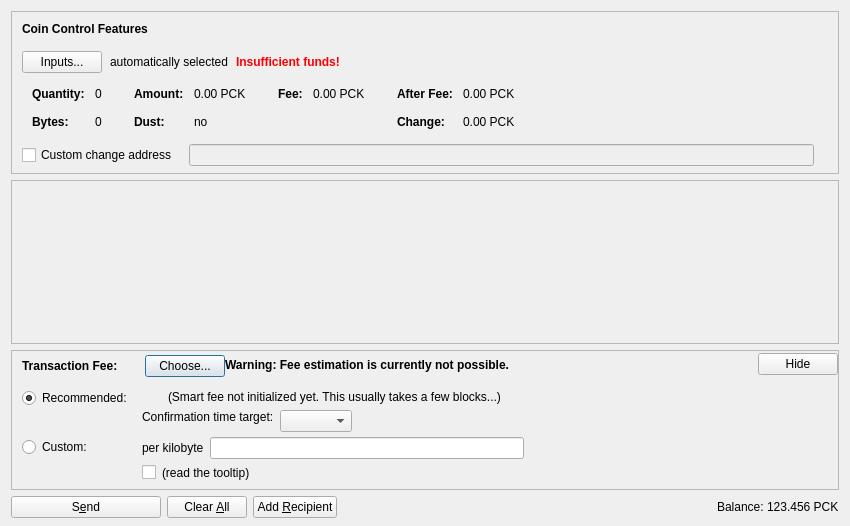
<?xml version="1.0" encoding="UTF-8"?>
<ui version="4.0">
 <class>SendCoinsDialog</class>
 <widget class="QDialog" name="SendCoinsDialog">
  <property name="geometry">
   <rect>
    <x>0</x>
    <y>0</y>
    <width>850</width>
    <height>526</height>
   </rect>
  </property>
  <property name="windowTitle">
   <string>Send Coins</string>
  </property>
  <layout class="QVBoxLayout" name="verticalLayout" stretch="0,1,0,0">
   <property name="bottomMargin">
    <number>8</number>
   </property>
   <item>
    <widget class="QFrame" name="frameCoinControl">
     <property name="sizePolicy">
      <sizepolicy hsizetype="Expanding" vsizetype="Expanding">
       <horstretch>0</horstretch>
       <verstretch>0</verstretch>
      </sizepolicy>
     </property>
     <property name="maximumSize">
      <size>
       <width>16777215</width>
       <height>16777215</height>
      </size>
     </property>
     <property name="frameShape">
      <enum>QFrame::StyledPanel</enum>
     </property>
     <property name="frameShadow">
      <enum>QFrame::Sunken</enum>
     </property>
     <layout class="QVBoxLayout" name="verticalLayoutCoinControl2">
      <property name="spacing">
       <number>0</number>
      </property>
      <property name="leftMargin">
       <number>0</number>
      </property>
      <property name="topMargin">
       <number>0</number>
      </property>
      <property name="rightMargin">
       <number>0</number>
      </property>
      <property name="bottomMargin">
       <number>6</number>
      </property>
      <item>
       <layout class="QVBoxLayout" name="verticalLayoutCoinControl" stretch="0,0,0,0,1">
        <property name="spacing">
         <number>0</number>
        </property>
        <property name="leftMargin">
         <number>10</number>
        </property>
        <property name="topMargin">
         <number>10</number>
        </property>
        <item>
         <layout class="QHBoxLayout" name="horizontalLayoutCoinControl1">
          <property name="bottomMargin">
           <number>15</number>
          </property>
          <item>
           <widget class="QLabel" name="labelCoinControlFeatures">
            <property name="sizePolicy">
             <sizepolicy hsizetype="Preferred" vsizetype="Maximum">
              <horstretch>0</horstretch>
              <verstretch>0</verstretch>
             </sizepolicy>
            </property>
            <property name="font">
             <font>
              <weight>75</weight>
              <bold>true</bold>
             </font>
            </property>
            <property name="styleSheet">
             <string notr="true">font-weight:bold;</string>
            </property>
            <property name="text">
             <string>Coin Control Features</string>
            </property>
           </widget>
          </item>
         </layout>
        </item>
        <item>
         <layout class="QHBoxLayout" name="horizontalLayoutCoinControl2" stretch="0,0,0,0">
          <property name="spacing">
           <number>8</number>
          </property>
          <property name="bottomMargin">
           <number>10</number>
          </property>
          <item>
           <widget class="QPushButton" name="pushButtonCoinControl">
            <property name="styleSheet">
             <string notr="true"/>
            </property>
            <property name="text">
             <string>Inputs...</string>
            </property>
            <property name="autoDefault">
             <bool>false</bool>
            </property>
           </widget>
          </item>
          <item>
           <widget class="QLabel" name="labelCoinControlAutomaticallySelected">
            <property name="text">
             <string>automatically selected</string>
            </property>
            <property name="margin">
             <number>5</number>
            </property>
           </widget>
          </item>
          <item>
           <widget class="QLabel" name="labelCoinControlInsuffFunds">
            <property name="font">
             <font>
              <weight>75</weight>
              <bold>true</bold>
             </font>
            </property>
            <property name="styleSheet">
             <string notr="true">color:red;font-weight:bold;</string>
            </property>
            <property name="text">
             <string>Insufficient funds!</string>
            </property>
            <property name="margin">
             <number>5</number>
            </property>
           </widget>
          </item>
          <item>
           <spacer name="horizontalSpacerCoinControl">
            <property name="orientation">
             <enum>Qt::Horizontal</enum>
            </property>
            <property name="sizeHint" stdset="0">
             <size>
              <width>40</width>
              <height>1</height>
             </size>
            </property>
           </spacer>
          </item>
         </layout>
        </item>
        <item>
         <widget class="QWidget" name="widgetCoinControl" native="true">
          <property name="sizePolicy">
           <sizepolicy hsizetype="Preferred" vsizetype="Preferred">
            <horstretch>0</horstretch>
            <verstretch>0</verstretch>
           </sizepolicy>
          </property>
          <property name="minimumSize">
           <size>
            <width>0</width>
            <height>0</height>
           </size>
          </property>
          <property name="styleSheet">
           <string notr="true"/>
          </property>
          <layout class="QHBoxLayout" name="horizontalLayoutCoinControl5">
           <property name="leftMargin">
            <number>0</number>
           </property>
           <property name="topMargin">
            <number>0</number>
           </property>
           <property name="rightMargin">
            <number>0</number>
           </property>
           <property name="bottomMargin">
            <number>0</number>
           </property>
           <item>
            <layout class="QHBoxLayout" name="horizontalLayoutCoinControl3" stretch="0,0,0,1">
             <property name="spacing">
              <number>20</number>
             </property>
             <property name="topMargin">
              <number>0</number>
             </property>
             <property name="bottomMargin">
              <number>10</number>
             </property>
             <item>
              <layout class="QFormLayout" name="formLayoutCoinControl1">
               <property name="horizontalSpacing">
                <number>10</number>
               </property>
               <property name="verticalSpacing">
                <number>14</number>
               </property>
               <property name="leftMargin">
                <number>10</number>
               </property>
               <property name="topMargin">
                <number>4</number>
               </property>
               <property name="rightMargin">
                <number>6</number>
               </property>
               <item row="0" column="0">
                <widget class="QLabel" name="labelCoinControlQuantityText">
                 <property name="font">
                  <font>
                   <weight>75</weight>
                   <bold>true</bold>
                  </font>
                 </property>
                 <property name="text">
                  <string>Quantity:</string>
                 </property>
                 <property name="margin">
                  <number>0</number>
                 </property>
                </widget>
               </item>
               <item row="0" column="1">
                <widget class="QLabel" name="labelCoinControlQuantity">
                 <property name="cursor">
                  <cursorShape>IBeamCursor</cursorShape>
                 </property>
                 <property name="contextMenuPolicy">
                  <enum>Qt::ActionsContextMenu</enum>
                 </property>
                 <property name="text">
                  <string notr="true">0</string>
                 </property>
                 <property name="margin">
                  <number>0</number>
                 </property>
                 <property name="textInteractionFlags">
                  <set>Qt::LinksAccessibleByMouse|Qt::TextSelectableByKeyboard|Qt::TextSelectableByMouse</set>
                 </property>
                </widget>
               </item>
               <item row="1" column="0">
                <widget class="QLabel" name="labelCoinControlBytesText">
                 <property name="font">
                  <font>
                   <weight>75</weight>
                   <bold>true</bold>
                  </font>
                 </property>
                 <property name="text">
                  <string>Bytes:</string>
                 </property>
                </widget>
               </item>
               <item row="1" column="1">
                <widget class="QLabel" name="labelCoinControlBytes">
                 <property name="cursor">
                  <cursorShape>IBeamCursor</cursorShape>
                 </property>
                 <property name="contextMenuPolicy">
                  <enum>Qt::ActionsContextMenu</enum>
                 </property>
                 <property name="text">
                  <string notr="true">0</string>
                 </property>
                 <property name="textInteractionFlags">
                  <set>Qt::LinksAccessibleByMouse|Qt::TextSelectableByKeyboard|Qt::TextSelectableByMouse</set>
                 </property>
                </widget>
               </item>
              </layout>
             </item>
             <item>
              <layout class="QFormLayout" name="formLayoutCoinControl2">
               <property name="horizontalSpacing">
                <number>10</number>
               </property>
               <property name="verticalSpacing">
                <number>14</number>
               </property>
               <property name="leftMargin">
                <number>6</number>
               </property>
               <property name="topMargin">
                <number>4</number>
               </property>
               <property name="rightMargin">
                <number>6</number>
               </property>
               <item row="0" column="0">
                <widget class="QLabel" name="labelCoinControlAmountText">
                 <property name="font">
                  <font>
                   <weight>75</weight>
                   <bold>true</bold>
                  </font>
                 </property>
                 <property name="text">
                  <string>Amount:</string>
                 </property>
                 <property name="margin">
                  <number>0</number>
                 </property>
                </widget>
               </item>
               <item row="0" column="1">
                <widget class="QLabel" name="labelCoinControlAmount">
                 <property name="cursor">
                  <cursorShape>IBeamCursor</cursorShape>
                 </property>
                 <property name="contextMenuPolicy">
                  <enum>Qt::ActionsContextMenu</enum>
                 </property>
                 <property name="text">
                  <string notr="true">0.00 PCK</string>
                 </property>
                 <property name="textInteractionFlags">
                  <set>Qt::LinksAccessibleByMouse|Qt::TextSelectableByKeyboard|Qt::TextSelectableByMouse</set>
                 </property>
                </widget>
               </item>
               <item row="1" column="0">
                <widget class="QLabel" name="labelCoinControlLowOutputText">
                 <property name="font">
                  <font>
                   <weight>75</weight>
                   <bold>true</bold>
                  </font>
                 </property>
                 <property name="text">
                  <string>Dust:</string>
                 </property>
                </widget>
               </item>
               <item row="1" column="1">
                <widget class="QLabel" name="labelCoinControlLowOutput">
                 <property name="cursor">
                  <cursorShape>IBeamCursor</cursorShape>
                 </property>
                 <property name="contextMenuPolicy">
                  <enum>Qt::ActionsContextMenu</enum>
                 </property>
                 <property name="text">
                  <string notr="true">no</string>
                 </property>
                 <property name="textInteractionFlags">
                  <set>Qt::LinksAccessibleByMouse|Qt::TextSelectableByKeyboard|Qt::TextSelectableByMouse</set>
                 </property>
                </widget>
               </item>
              </layout>
             </item>
             <item>
              <layout class="QFormLayout" name="formLayoutCoinControl3">
               <property name="horizontalSpacing">
                <number>10</number>
               </property>
               <property name="verticalSpacing">
                <number>14</number>
               </property>
               <property name="leftMargin">
                <number>6</number>
               </property>
               <property name="topMargin">
                <number>4</number>
               </property>
               <property name="rightMargin">
                <number>6</number>
               </property>
               <item row="0" column="0">
                <widget class="QLabel" name="labelCoinControlFeeText">
                 <property name="font">
                  <font>
                   <weight>75</weight>
                   <bold>true</bold>
                  </font>
                 </property>
                 <property name="text">
                  <string>Fee:</string>
                 </property>
                 <property name="margin">
                  <number>0</number>
                 </property>
                </widget>
               </item>
               <item row="0" column="1">
                <widget class="QLabel" name="labelCoinControlFee">
                 <property name="cursor">
                  <cursorShape>IBeamCursor</cursorShape>
                 </property>
                 <property name="contextMenuPolicy">
                  <enum>Qt::ActionsContextMenu</enum>
                 </property>
                 <property name="text">
                  <string notr="true">0.00 PCK</string>
                 </property>
                 <property name="textInteractionFlags">
                  <set>Qt::LinksAccessibleByMouse|Qt::TextSelectableByKeyboard|Qt::TextSelectableByMouse</set>
                 </property>
                </widget>
               </item>
              </layout>
             </item>
             <item>
              <layout class="QFormLayout" name="formLayoutCoinControl4">
               <property name="horizontalSpacing">
                <number>10</number>
               </property>
               <property name="verticalSpacing">
                <number>14</number>
               </property>
               <property name="leftMargin">
                <number>6</number>
               </property>
               <property name="topMargin">
                <number>4</number>
               </property>
               <property name="rightMargin">
                <number>6</number>
               </property>
               <item row="0" column="0">
                <widget class="QLabel" name="labelCoinControlAfterFeeText">
                 <property name="font">
                  <font>
                   <weight>75</weight>
                   <bold>true</bold>
                  </font>
                 </property>
                 <property name="text">
                  <string>After Fee:</string>
                 </property>
                 <property name="margin">
                  <number>0</number>
                 </property>
                </widget>
               </item>
               <item row="0" column="1">
                <widget class="QLabel" name="labelCoinControlAfterFee">
                 <property name="cursor">
                  <cursorShape>IBeamCursor</cursorShape>
                 </property>
                 <property name="contextMenuPolicy">
                  <enum>Qt::ActionsContextMenu</enum>
                 </property>
                 <property name="text">
                  <string notr="true">0.00 PCK</string>
                 </property>
                 <property name="textInteractionFlags">
                  <set>Qt::LinksAccessibleByMouse|Qt::TextSelectableByKeyboard|Qt::TextSelectableByMouse</set>
                 </property>
                </widget>
               </item>
               <item row="1" column="0">
                <widget class="QLabel" name="labelCoinControlChangeText">
                 <property name="font">
                  <font>
                   <weight>75</weight>
                   <bold>true</bold>
                  </font>
                 </property>
                 <property name="text">
                  <string>Change:</string>
                 </property>
                </widget>
               </item>
               <item row="1" column="1">
                <widget class="QLabel" name="labelCoinControlChange">
                 <property name="cursor">
                  <cursorShape>IBeamCursor</cursorShape>
                 </property>
                 <property name="contextMenuPolicy">
                  <enum>Qt::ActionsContextMenu</enum>
                 </property>
                 <property name="text">
                  <string notr="true">0.00 PCK</string>
                 </property>
                 <property name="textInteractionFlags">
                  <set>Qt::LinksAccessibleByMouse|Qt::TextSelectableByKeyboard|Qt::TextSelectableByMouse</set>
                 </property>
                </widget>
               </item>
              </layout>
             </item>
            </layout>
           </item>
          </layout>
         </widget>
        </item>
        <item>
         <layout class="QHBoxLayout" name="horizontalLayoutCoinControl4" stretch="0,0,0">
          <property name="spacing">
           <number>12</number>
          </property>
          <property name="sizeConstraint">
           <enum>QLayout::SetDefaultConstraint</enum>
          </property>
          <property name="topMargin">
           <number>5</number>
          </property>
          <property name="rightMargin">
           <number>5</number>
          </property>
          <item>
           <widget class="QCheckBox" name="checkBoxCoinControlChange">
            <property name="toolTip">
             <string>If this is activated, but the change address is empty or invalid, change will be sent to a newly generated address.</string>
            </property>
            <property name="text">
             <string>Custom change address</string>
            </property>
           </widget>
          </item>
          <item>
           <widget class="QValidatedLineEdit" name="lineEditCoinControlChange">
            <property name="enabled">
             <bool>false</bool>
            </property>
            <property name="sizePolicy">
             <sizepolicy hsizetype="Expanding" vsizetype="Fixed">
              <horstretch>0</horstretch>
              <verstretch>0</verstretch>
             </sizepolicy>
            </property>
           </widget>
          </item>
          <item>
           <widget class="QLabel" name="labelCoinControlChangeLabel">
            <property name="sizePolicy">
             <sizepolicy hsizetype="Preferred" vsizetype="Expanding">
              <horstretch>0</horstretch>
              <verstretch>0</verstretch>
             </sizepolicy>
            </property>
            <property name="minimumSize">
             <size>
              <width>0</width>
              <height>0</height>
             </size>
            </property>
            <property name="text">
             <string/>
            </property>
            <property name="margin">
             <number>3</number>
            </property>
           </widget>
          </item>
         </layout>
        </item>
        <item>
         <spacer name="verticalSpacerCoinControl">
          <property name="orientation">
           <enum>Qt::Vertical</enum>
          </property>
          <property name="sizeHint" stdset="0">
           <size>
            <width>800</width>
            <height>1</height>
           </size>
          </property>
         </spacer>
        </item>
       </layout>
      </item>
     </layout>
    </widget>
   </item>
   <item>
    <widget class="QScrollArea" name="scrollArea">
     <property name="widgetResizable">
      <bool>true</bool>
     </property>
     <widget class="QWidget" name="scrollAreaWidgetContents">
      <property name="geometry">
       <rect>
        <x>0</x>
        <y>0</y>
        <width>830</width>
        <height>104</height>
       </rect>
      </property>
      <layout class="QVBoxLayout" name="verticalLayout_2" stretch="0,1">
       <property name="leftMargin">
        <number>0</number>
       </property>
       <property name="topMargin">
        <number>0</number>
       </property>
       <property name="rightMargin">
        <number>0</number>
       </property>
       <property name="bottomMargin">
        <number>0</number>
       </property>
       <item>
        <layout class="QVBoxLayout" name="entries">
         <property name="spacing">
          <number>6</number>
         </property>
        </layout>
       </item>
       <item>
        <spacer name="verticalSpacer">
         <property name="orientation">
          <enum>Qt::Vertical</enum>
         </property>
         <property name="sizeHint" stdset="0">
          <size>
           <width>20</width>
           <height>40</height>
          </size>
         </property>
        </spacer>
       </item>
      </layout>
     </widget>
    </widget>
   </item>
   <item>
    <widget class="QFrame" name="frameFee">
     <property name="sizePolicy">
      <sizepolicy hsizetype="Expanding" vsizetype="Expanding">
       <horstretch>0</horstretch>
       <verstretch>0</verstretch>
      </sizepolicy>
     </property>
     <property name="maximumSize">
      <size>
       <width>16777215</width>
       <height>16777215</height>
      </size>
     </property>
     <property name="frameShape">
      <enum>QFrame::StyledPanel</enum>
     </property>
     <property name="frameShadow">
      <enum>QFrame::Sunken</enum>
     </property>
     <layout class="QVBoxLayout" name="verticalLayoutFee1">
      <property name="spacing">
       <number>0</number>
      </property>
      <property name="leftMargin">
       <number>0</number>
      </property>
      <property name="topMargin">
       <number>0</number>
      </property>
      <property name="rightMargin">
       <number>0</number>
      </property>
      <property name="bottomMargin">
       <number>0</number>
      </property>
      <item>
       <layout class="QVBoxLayout" name="verticalLayoutFee2" stretch="0,0,0">
        <property name="spacing">
         <number>0</number>
        </property>
        <property name="leftMargin">
         <number>10</number>
        </property>
        <property name="topMargin">
         <number>0</number>
        </property>
        <item>
         <layout class="QHBoxLayout" name="horizontalLayoutFee1">
          <property name="bottomMargin">
           <number>0</number>
          </property>
          <item>
           <layout class="QVBoxLayout" name="verticalLayoutFee7">
            <property name="spacing">
             <number>0</number>
            </property>
            <item>
             <spacer name="verticalSpacerSmartFee">
              <property name="orientation">
               <enum>Qt::Vertical</enum>
              </property>
              <property name="sizeType">
               <enum>QSizePolicy::Fixed</enum>
              </property>
              <property name="sizeHint" stdset="0">
               <size>
                <width>1</width>
                <height>4</height>
               </size>
              </property>
             </spacer>
            </item>
            <item>
             <layout class="QHBoxLayout" name="horizontalLayoutSmartFee">
              <property name="spacing">
               <number>10</number>
              </property>
              <item>
               <widget class="QLabel" name="labelFeeHeadline">
                <property name="sizePolicy">
                 <sizepolicy hsizetype="Preferred" vsizetype="Maximum">
                  <horstretch>0</horstretch>
                  <verstretch>0</verstretch>
                 </sizepolicy>
                </property>
                <property name="font">
                 <font>
                  <weight>75</weight>
                  <bold>true</bold>
                 </font>
                </property>
                <property name="styleSheet">
                 <string notr="true">font-weight:bold;</string>
                </property>
                <property name="text">
                 <string>Transaction Fee:</string>
                </property>
               </widget>
              </item>
              <item>
               <widget class="QLabel" name="labelFeeMinimized">
                <property name="text">
                 <string/>
                </property>
               </widget>
              </item>
              <item>
               <widget class="QPushButton" name="buttonChooseFee">
                <property name="text">
                 <string>Choose...</string>
                </property>
               </widget>
              </item>
             </layout>
            </item>
            <item>
             <spacer name="verticalSpacer_5">
              <property name="orientation">
               <enum>Qt::Vertical</enum>
              </property>
              <property name="sizeHint" stdset="0">
               <size>
                <width>1</width>
                <height>1</height>
               </size>
              </property>
             </spacer>
            </item>
           </layout>
          </item>
          <item>
           <widget class="QLabel" name="fallbackFeeWarningLabel">
            <property name="toolTip">
             <string>Using the fallbackfee can result in sending a transaction that will take several hours or days (or never) to confirm. Consider choosing your fee manually or wait until you have validated the complete chain.</string>
            </property>
            <property name="font">
            <font>
                <weight>75</weight>
                <bold>true</bold>
            </font>
            </property>
            <property name="text">
             <string>Warning: Fee estimation is currently not possible.</string>
            </property>
            <property name="wordWrap">
             <bool>false</bool>
            </property>
           </widget>
          </item>
          <item>
           <spacer name="horizontalSpacer_4">
            <property name="orientation">
             <enum>Qt::Horizontal</enum>
            </property>
            <property name="sizeType">
             <enum>QSizePolicy::MinimumExpanding</enum>
            </property>
            <property name="sizeHint" stdset="0">
             <size>
              <width>40</width>
              <height>20</height>
             </size>
            </property>
           </spacer>
          </item>
          <item>
           <widget class="QPushButton" name="buttonMinimizeFee">
            <property name="toolTip">
             <string>collapse fee-settings</string>
            </property>
            <property name="text">
             <string>Hide</string>
            </property>
           </widget>
          </item>
         </layout>
        </item>
        <item>
         <widget class="QFrame" name="frameFeeSelection">
          <layout class="QVBoxLayout" name="verticalLayoutFee12">
           <property name="spacing">
            <number>0</number>
           </property>
           <property name="leftMargin">
            <number>0</number>
           </property>
           <property name="topMargin">
            <number>0</number>
           </property>
           <property name="rightMargin">
            <number>0</number>
           </property>
           <property name="bottomMargin">
            <number>0</number>
           </property>
           <item>
            <layout class="QGridLayout" name="gridLayoutFee">
             <property name="topMargin">
              <number>10</number>
             </property>
             <property name="bottomMargin">
              <number>4</number>
             </property>
             <property name="horizontalSpacing">
              <number>10</number>
             </property>
             <property name="verticalSpacing">
              <number>4</number>
             </property>
             <item row="1" column="1">
              <layout class="QVBoxLayout" name="verticalLayoutFee8">
               <property name="spacing">
                <number>6</number>
               </property>
               <item>
                <layout class="QHBoxLayout" name="horizontalLayoutFee13">
                 <item>
                  <widget class="QLabel" name="labelCustomPerKilobyte">
                   <property name="toolTip">
                    <string>If the custom fee is set to 1000 satoshis and the transaction is only 250 bytes, then &quot;per kilobyte&quot; only pays 250 satoshis in fee, while &quot;total at least&quot; pays 1000 satoshis. For transactions bigger than a kilobyte both pay by kilobyte.</string>
                   </property>
                   <property name="text">
                    <string>per kilobyte</string>
                   </property>
                  </widget>
                 </item>
                 <item>
                  <widget class="BitcoinAmountField" name="customFee"/>
                 </item>
                 <item>
                  <spacer name="horizontalSpacer_6">
                   <property name="orientation">
                    <enum>Qt::Horizontal</enum>
                   </property>
                   <property name="sizeHint" stdset="0">
                    <size>
                     <width>1</width>
                     <height>1</height>
                    </size>
                   </property>
                  </spacer>
                 </item>
                </layout>
               </item>
               <item>
                <layout class="QHBoxLayout" name="horizontalLayoutFee8">
                 <item>
                  <widget class="QCheckBox" name="checkBoxMinimumFee">
                   <property name="toolTip">
                    <string>Paying only the minimum fee is just fine as long as there is less transaction volume than space in the blocks. But be aware that this can end up in a never confirming transaction once there is more demand for pickleprotocol transactions than the network can process.</string>
                   </property>
                   <property name="text">
                    <string/>
                   </property>
                  </widget>
                 </item>
                 <item>
                  <widget class="QLabel" name="labelMinFeeWarning">
                   <property name="enabled">
                    <bool>true</bool>
                   </property>
                   <property name="toolTip">
                    <string>Paying only the minimum fee is just fine as long as there is less transaction volume than space in the blocks. But be aware that this can end up in a never confirming transaction once there is more demand for pickleprotocol transactions than the network can process.</string>
                   </property>
                   <property name="text">
                    <string>(read the tooltip)</string>
                   </property>
                   <property name="margin">
                    <number>5</number>
                   </property>
                  </widget>
                 </item>
                 <item>
                  <spacer name="horizontalSpacer_2">
                   <property name="orientation">
                    <enum>Qt::Horizontal</enum>
                   </property>
                   <property name="sizeHint" stdset="0">
                    <size>
                     <width>1</width>
                     <height>1</height>
                    </size>
                   </property>
                  </spacer>
                 </item>
                </layout>
               </item>
              </layout>
             </item>
             <item row="0" column="0">
              <layout class="QVBoxLayout" name="verticalLayoutFee4" stretch="0,1">
               <item>
                <widget class="QRadioButton" name="radioSmartFee">
                 <property name="text">
                  <string>Recommended:</string>
                 </property>
                 <property name="checked">
                  <bool>true</bool>
                 </property>
                 <attribute name="buttonGroup">
                  <string notr="true">groupFee</string>
                 </attribute>
                </widget>
               </item>
               <item>
                <spacer name="verticalSpacer_2">
                 <property name="orientation">
                  <enum>Qt::Vertical</enum>
                 </property>
                 <property name="sizeHint" stdset="0">
                  <size>
                   <width>1</width>
                   <height>1</height>
                  </size>
                 </property>
                </spacer>
               </item>
              </layout>
             </item>
             <item row="1" column="0">
              <layout class="QVBoxLayout" name="verticalLayoutFee9" stretch="0,1">
               <item>
                <widget class="QRadioButton" name="radioCustomFee">
                 <property name="text">
                  <string>Custom:</string>
                 </property>
                 <attribute name="buttonGroup">
                  <string notr="true">groupFee</string>
                 </attribute>
                </widget>
               </item>
               <item>
                <spacer name="verticalSpacer_6">
                 <property name="orientation">
                  <enum>Qt::Vertical</enum>
                 </property>
                 <property name="sizeHint" stdset="0">
                  <size>
                   <width>1</width>
                   <height>1</height>
                  </size>
                 </property>
                </spacer>
               </item>
              </layout>
             </item>
             <item row="0" column="1">
              <layout class="QVBoxLayout" name="verticalLayoutFee3" stretch="0,0,1">
               <property name="spacing">
                <number>6</number>
               </property>
               <property name="topMargin">
                <number>2</number>
               </property>
               <item>
                <layout class="QHBoxLayout" name="horizontalLayoutFee12">
                 <item>
                  <widget class="QLabel" name="labelSmartFee">
                   <property name="text">
                    <string/>
                   </property>
                   <property name="margin">
                    <number>2</number>
                   </property>
                  </widget>
                 </item>
                 <item>
                  <widget class="QLabel" name="labelFeeEstimation">
                   <property name="text">
                    <string/>
                   </property>
                  </widget>
                 </item>
                 <item>
                  <widget class="QLabel" name="labelSmartFee2">
                   <property name="text">
                    <string>(Smart fee not initialized yet. This usually takes a few blocks...)</string>
                   </property>
                   <property name="margin">
                    <number>2</number>
                   </property>
                  </widget>
                 </item>
                 <item>
                  <spacer name="horizontalSpacer_5">
                   <property name="orientation">
                    <enum>Qt::Horizontal</enum>
                   </property>
                   <property name="sizeHint" stdset="0">
                    <size>
                     <width>1</width>
                     <height>1</height>
                    </size>
                   </property>
                  </spacer>
                 </item>
                </layout>
               </item>
               <item>
                <layout class="QHBoxLayout" name="horizontalLayoutFee9">
                 <item>
                  <layout class="QVBoxLayout" name="verticalLayoutFee6">
                   <item>
                    <widget class="QLabel" name="labelSmartFee3">
                     <property name="text">
                      <string>Confirmation time target:</string>
                     </property>
                     <property name="margin">
                      <number>2</number>
                     </property>
                    </widget>
                   </item>
                   <item>
                    <spacer name="verticalSpacer_3">
                     <property name="orientation">
                      <enum>Qt::Vertical</enum>
                     </property>
                     <property name="sizeHint" stdset="0">
                      <size>
                       <width>1</width>
                       <height>1</height>
                      </size>
                     </property>
                    </spacer>
                   </item>
                  </layout>
                 </item>
                 <item>
                  <layout class="QVBoxLayout" name="verticalLayoutFee5">
                   <property name="rightMargin">
                    <number>30</number>
                   </property>
                   <item>
                    <layout class="QHBoxLayout" name="horizontalLayoutConfTarget">
                     <property name="bottomMargin">
                      <number>0</number>
                     </property>
                     <item>
                      <widget class="QComboBox" name="confTargetSelector"/>
                     </item>
                     <item>
                      <spacer name="horizontalSpacerConfTarget">
                       <property name="orientation">
                        <enum>Qt::Horizontal</enum>
                       </property>
                       <property name="sizeHint" stdset="0">
                        <size>
                         <width>40</width>
                         <height>20</height>
                        </size>
                       </property>
                      </spacer>
                     </item>
                    </layout>
                   </item>
                  </layout>
                 </item>
                </layout>
               </item>
               <item>
                <spacer name="verticalSpacer_4">
                 <property name="orientation">
                  <enum>Qt::Vertical</enum>
                 </property>
                 <property name="sizeHint" stdset="0">
                  <size>
                   <width>1</width>
                   <height>1</height>
                  </size>
                 </property>
                </spacer>
               </item>
              </layout>
             </item>
            </layout>
           </item>
          </layout>
         </widget>
        </item>
        <item>
         <spacer name="verticalSpacerFee">
          <property name="orientation">
           <enum>Qt::Vertical</enum>
          </property>
          <property name="sizeHint" stdset="0">
           <size>
            <width>40</width>
            <height>5</height>
           </size>
          </property>
         </spacer>
        </item>
       </layout>
      </item>
     </layout>
    </widget>
   </item>
   <item>
    <layout class="QHBoxLayout" name="horizontalLayout">
     <item>
      <widget class="QPushButton" name="sendButton">
       <property name="minimumSize">
        <size>
         <width>150</width>
         <height>0</height>
        </size>
       </property>
       <property name="toolTip">
        <string>Confirm the send action</string>
       </property>
       <property name="text">
        <string>S&amp;end</string>
       </property>
       <property name="icon">
        <iconset resource="../bitcoin.qrc">
         <normaloff>:/icons/send</normaloff>:/icons/send</iconset>
       </property>
       <property name="autoDefault">
        <bool>false</bool>
       </property>
       <property name="default">
        <bool>false</bool>
       </property>
      </widget>
     </item>
     <item>
      <widget class="QPushButton" name="clearButton">
       <property name="sizePolicy">
        <sizepolicy hsizetype="Minimum" vsizetype="Fixed">
         <horstretch>0</horstretch>
         <verstretch>0</verstretch>
        </sizepolicy>
       </property>
       <property name="toolTip">
        <string>Clear all fields of the form.</string>
       </property>
       <property name="text">
        <string>Clear &amp;All</string>
       </property>
       <property name="icon">
        <iconset resource="../bitcoin.qrc">
         <normaloff>:/icons/remove</normaloff>:/icons/remove</iconset>
       </property>
       <property name="autoDefault">
        <bool>false</bool>
       </property>
      </widget>
     </item>
     <item>
      <widget class="QPushButton" name="addButton">
       <property name="toolTip">
        <string>Send to multiple recipients at once</string>
       </property>
       <property name="text">
        <string>Add &amp;Recipient</string>
       </property>
       <property name="icon">
        <iconset resource="../bitcoin.qrc">
         <normaloff>:/icons/add</normaloff>:/icons/add</iconset>
       </property>
       <property name="autoDefault">
        <bool>false</bool>
       </property>
      </widget>
     </item>
     <item>
      <spacer name="horizontalSpacer">
       <property name="orientation">
        <enum>Qt::Horizontal</enum>
       </property>
       <property name="sizeHint" stdset="0">
        <size>
         <width>40</width>
         <height>20</height>
        </size>
       </property>
      </spacer>
     </item>
     <item>
      <layout class="QHBoxLayout" name="horizontalLayout_2">
       <property name="spacing">
        <number>3</number>
       </property>
       <item>
        <widget class="QLabel" name="label">
         <property name="sizePolicy">
          <sizepolicy hsizetype="Preferred" vsizetype="Fixed">
           <horstretch>0</horstretch>
           <verstretch>0</verstretch>
          </sizepolicy>
         </property>
         <property name="text">
          <string>Balance:</string>
         </property>
        </widget>
       </item>
       <item>
        <widget class="QLabel" name="labelBalance">
         <property name="sizePolicy">
          <sizepolicy hsizetype="Preferred" vsizetype="Fixed">
           <horstretch>0</horstretch>
           <verstretch>0</verstretch>
          </sizepolicy>
         </property>
         <property name="cursor">
          <cursorShape>IBeamCursor</cursorShape>
         </property>
         <property name="text">
          <string notr="true">123.456 PCK</string>
         </property>
         <property name="textInteractionFlags">
          <set>Qt::LinksAccessibleByMouse|Qt::TextSelectableByKeyboard|Qt::TextSelectableByMouse</set>
         </property>
        </widget>
       </item>
      </layout>
     </item>
    </layout>
   </item>
  </layout>
 </widget>
 <customwidgets>
  <customwidget>
   <class>QValidatedLineEdit</class>
   <extends>QLineEdit</extends>
   <header>qt/qvalidatedlineedit.h</header>
  </customwidget>
  <customwidget>
   <class>BitcoinAmountField</class>
   <extends>QLineEdit</extends>
   <header>qt/bitcoinamountfield.h</header>
   <container>1</container>
  </customwidget>
 </customwidgets>
 <resources>
  <include location="../bitcoin.qrc"/>
 </resources>
 <connections/>
 <buttongroups>
  <buttongroup name="groupFee"/>
 </buttongroups>
</ui>
